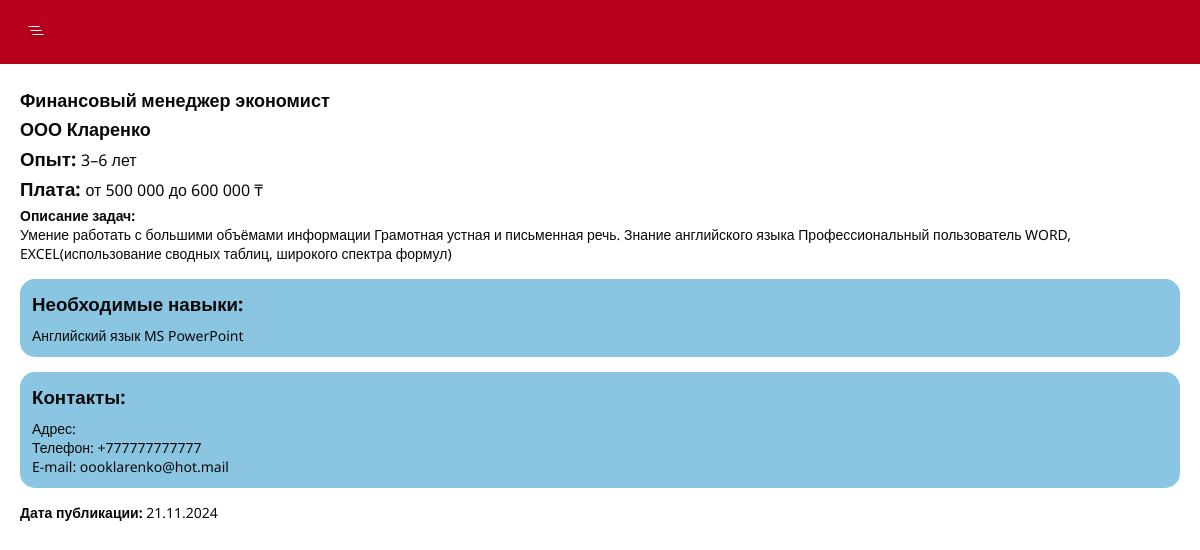
The page /jobs/detail/2 on the database its author committed.
### startit_app/models.py (models this page shows, shortened)
class Job(models.Model):
    title = models.CharField("Название вакансии", max_length=255)
    category = models.ForeignKey(Category, on_delete=models.CASCADE, verbose_name="Выберите категорию")
    company = models.CharField("Название компании", max_length=100)
    experience = models.CharField("Опыт работы", max_length=80, default ="Без опыта")
    salary =  models.CharField("Зарплата", max_length=80)
    description = models.TextField("Описание вакансии")
    skills = models.CharField("Навыки", max_length=255)
    address = models.CharField("Адрес", max_length=255)
    phone = models.CharField("Телефон", max_length=14)
    email = models.CharField("E-mail", max_length=100)
    created_at = models.DateTimeField("Дата и время публикации", default=datetime.now)
    class Meta:
        verbose_name = "Вакансия"
        verbose_name_plural = "Вакансии"

### startit_app/views.py (the view)
# urls.py: path('jobs/detail/<int:pk>', views.job_detail_page, name='job_detail_page'),
def job_detail_page(request, pk):
    job = get_object_or_404(Job, pk=pk)
    context = {
        'job': job
    }
    return render(request, "./job-detail.html", context)

### startit_app/templates/job-detail.html (shortened to what this page needs)
{% extends 'base.html' %}
{% block content %}
<section class="job-detail">
    <div class="container">
        <h1 class="title">{{ job.title }}</h1>
        <h2 class="title">{{ job.company }}</h2>
        <h3 class="job-detail__data">Опыт: <span>{{ job.experience }}</span></h3>
        <h3 class="job-detail__data">Плата:
            <span>
                {% if job.salary == "не указано" %}
                {{ job.salary }}</h3>
                {% else %}
                {{ job.salary }} &#8376;
                {% endif %}
            </span>
        </h3>
        <p class="job-detail__content"><strong>Описание задач:</strong><br> {{ job.description }}</p>
        <div class="job-detail__skills">
            <h3 class="job-detail__title">Необходимые навыки: </h3>
            <p>{{ job.skills }}</p>
        </div>
        <div class="job-detail__skills">
            <h3 class="job-detail__title">Контакты: </h3>
            <ul class="job-detail__address">
                <li>Адрес: {{ job.adress }}</li>
                <li>Телефон: {{ job.phone }}</li>
                <li>E-mail: {{ job.email }}</li>
            </ul>
        </div>
        <p class="job-detail__content"><strong>Дата публикации: </strong>{{ job.created_at|date:"d.m.Y" }}</p>
    </div>
</section>
{% endblock %}

### startit_app/static/css/style.css (style rules this page uses)
* { padding: 0; margin: 0; box-sizing: border-box; font-family: "Noto Sans", sans-serif; }
:root { --light: #507687; --twice: #384B70; --red: #B8001F; --white: #FCFAEE; --ow: #D9D9D9; --rgv1099: rgb(10, 9, 9); --list: #fff; --bord: #8AC6E2; --borde: #45503B; --border: #C98D8D; }
.container { margin-left: 20px; margin-right: 20px; }
.title { font-size: 18px; font-weight: 800; color: rgb(10, 9, 9); }
.categories, .jobs, .job-detail, .auth { padding: 24px 0; }
.job-detail, .title { margin-bottom: 5px; }
.job-detail__data { color: var(--rgv1099); margin-bottom: 5px; }
.job-detail__data span { font-weight: 400; font-size: 16px; }
.job-detail__content { font-size: 14px; color: var(--rgv1099); margin-bottom: 16px; }
.job-detail__skills { padding: 12px; background-color: var(--bord); color: var(--rgv1099); border-radius: 15px; margin-bottom: 15px; }
.job-detail__title { margin-bottom: 10px; }
.job-detail__skills p, .job-detail__address { font-size: 14px; }
.job-detail__skills li { list-style: none; }

### rows shown on the page
Job: title "Финансовый менеджер экономист", company "ООО Кларенко", experience "3–6 лет", salary "от 500 000 до 600 000", description "Умение работать с большими объёмами информации Грамотная устная и письменная речь. Знание английского языка Профессиональный пользователь WORD, EXCEL(использование сводных таблиц, широкого спектра формул)", skills "Английский язык MS PowerPoint", phone "+777777777777", email "oooklarenko@hot.mail", created_at "21.11.2024"
